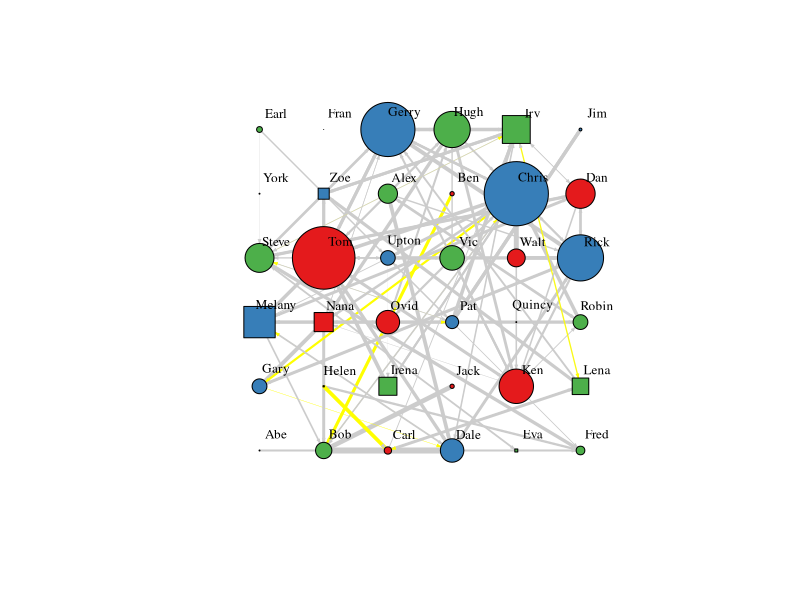
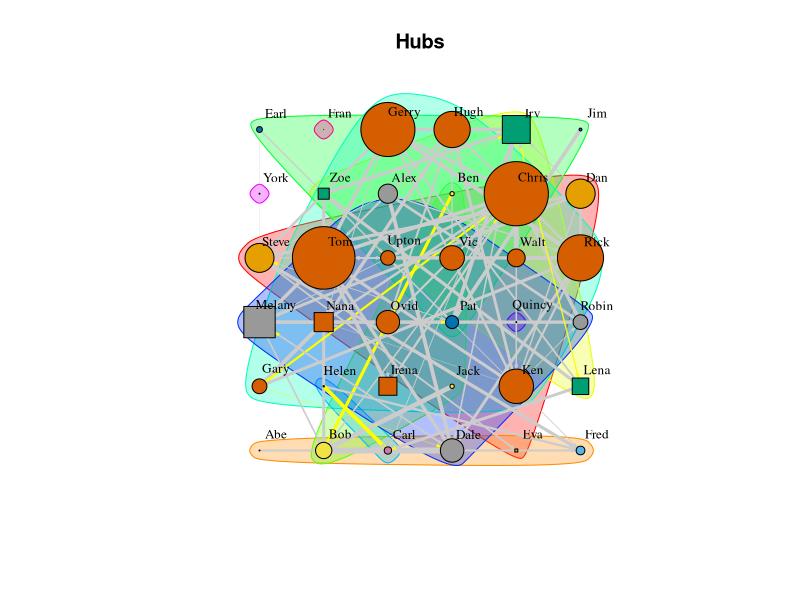

R code for these plots, in order:
## ---- chunk 1
library("igraph")
library("ggplot2")

edges<- read.csv("Hi-tech-Edges.csv",sep=",")
nodes<-read.csv("Hi-tech-Nodes.csv",sep=",")
## ---- chunk 2
#check for uniqueness
cat("Amount of rows in edges file: ", nrow(edges), "\n")
cat("Amount of unique edges: ", nrow(unique(edges[,c("from", "to")])), "\n")
## ---- chunk 3
net <- graph_from_data_frame(d=edges, vertices=nodes, directed = T)
#density
edge_density(net)
#clutering coefficient
transitivity(net, type="global") #average of local

transitivity(net, type="local")
#reciprocity of the network
reciprocity(net)

#average path length
mean_distance(net, directed = TRUE, unconnected = TRUE)

#diameter
diameter(net, directed=T)
## ---- chunk 4
shape <- c("square", "circle")
V(net)$shape=shape[as.numeric(as.factor(V(net)$Gender))]
V(net)$shape
## ---- chunk 5
#unique(V(net)$Department) - 3 unique department: Marketing, Management, Development

library(RColorBrewer)
coul = brewer.pal(3, "Set1") 
V(net)$color=coul[as.numeric(as.factor(V(net)$Department))]
#V(net)$color
## ---- chunk 6
E(net)$width <- E(net)$weight/8
## ---- chunk 7
hs <- hub_score(net, weights=NA)$vector
## ---- chunk 8
diam <- get_diameter(net, directed=T)
vcol <- V(net)$color
vcol[diam] <- "yellow"
ecol <- rep("gray80", ecount(net))
ecol[E(net, path=diam)] <- "yellow"
## ---- chunk 9
plot(net, 
     edge.arrow.size = .2, 
     vertex.label.dist = 2, 
     vertex.label.cex = 0.8,
     vertex.size = hs*40,
     vertex.label = V(net)$Name,
     vertex.color= V(net)$color,
     vertex.label.color = "black",
     edge.color=ecol,
     layout= layout.grid(net,width = 6))
## ---- chunk 10
wtc <- walktrap.community(as.undirected(net))
wtc
## ---- chunk 11
plot(wtc, net, 
     edge.arrow.size = .2, 
     vertex.label.dist = 2, 
     vertex.label.cex = 0.8,
     vertex.size = hs*40,
     vertex.label = V(net)$Name,
     vertex.color= V(net)$color,
     vertex.label.color = "black",
     edge.color=ecol,
     main = "Hubs",
     layout= layout.grid(net,width = 6))
